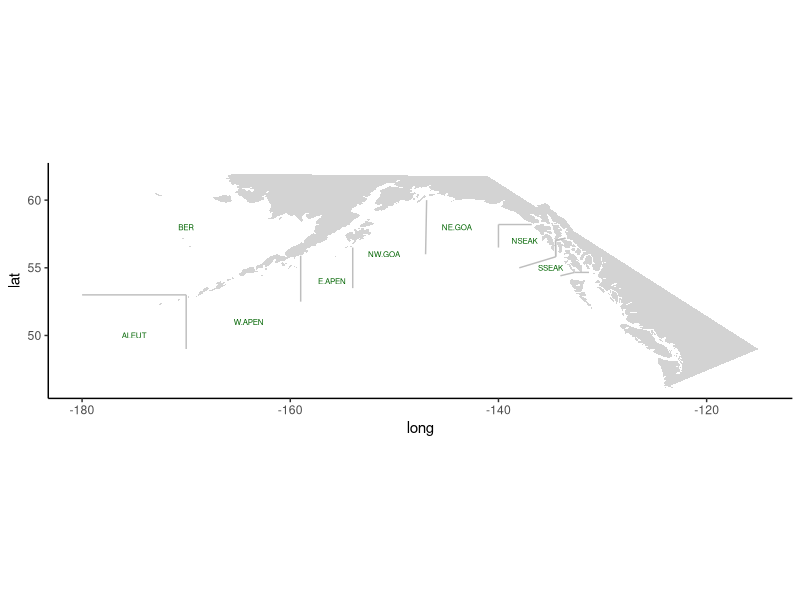
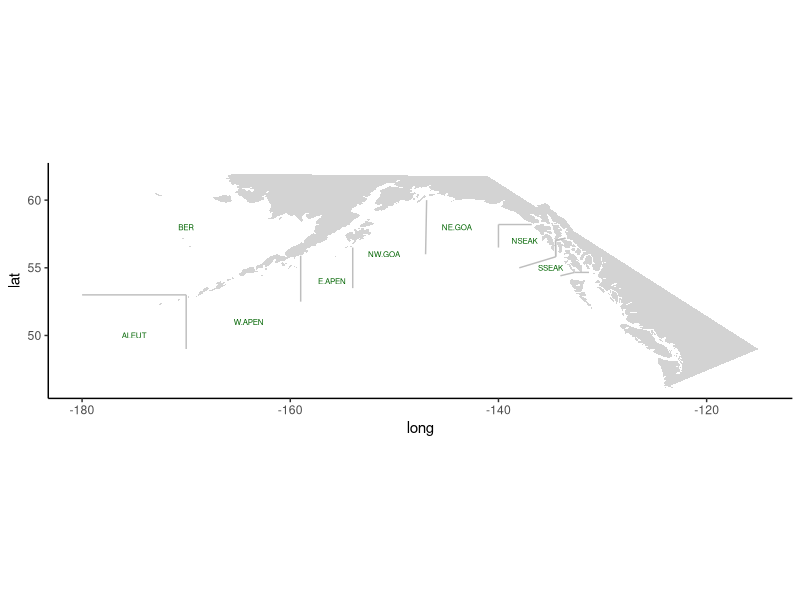

The R script that drew these images, in order:
library(tidyverse)
library(here)
#11-14 NOTES:
#Check with Ole about location of Bering. if it stays vs if we move it to be 90 degrees with X610 doesnt matter in terms of recoveries 


df = read.csv("Maps_and_Charts_of_Regions/spatial_bounds_gs_new.csv", stringsAsFactors = FALSE) %>%
    filter(state == 'ak')

#This map plots the spatial boxes that we assign effort and recovery too. 

world <- map_data("world")
north_america <- subset(world, region %in% c("USA", "Canada"))

map<-north_america %>%
    filter(!group== 1511, !group== 1518, !group==1515, !group==1508, !group==1502, !group==1509) %>%
    filter(!long > -115) %>%
    filter(!lat < 46) %>%
    filter(!lat > 62) %>%
    filter(!long < -173) %>%
    ggplot( ) +
    geom_polygon(aes(x = long, y = lat, group = group), fill = "lightgray") +
    coord_fixed(1.3) +
    geom_segment(data = df, colour="gray", aes(x = as.numeric(line.start.lon), 
                                               y = as.numeric(line.start.lat), 
                                               xend = as.numeric(line.end.lon), 
                                               yend = as.numeric(line.end.lat))) +
#  geom_text(data=df, colour="darkgreen",aes(x=label_long1, y= label_lat1, label= region), size=2)+ #smaller labels for CA, OR, and WA so they fit
  geom_text(data=df, colour="darkgreen",aes(x=as.numeric(label_long2), y=as.numeric(label_lat2), label= region), size=2) +
  theme_classic()
map

pdf("AKnew_regions_map.pdf", width=13, height=8.5); print(map); dev.off()

# 
# geom_polygon(aes(x = long, y = lat, group = group), fill = "white", color = "black") +
#   coord_fixed(1.3)+
#   geom_point(data = trawl_lat_long, mapping = aes(x = longitude, y = latitude, color = sector)) +
#   theme_bw()
